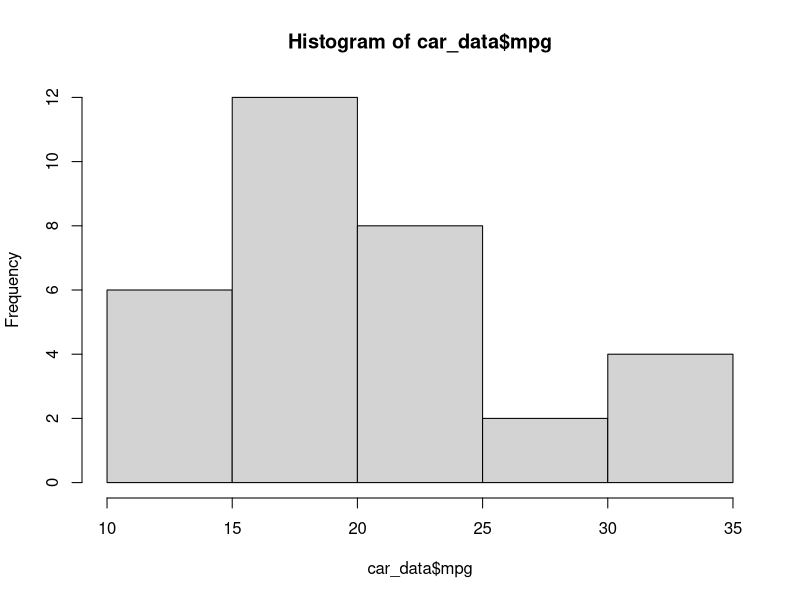
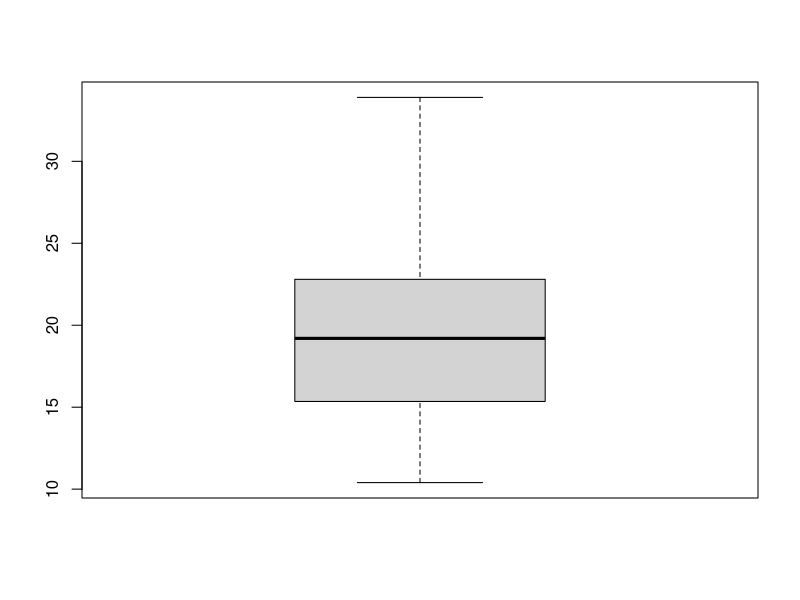

The R source for these figures, in order:
# Statistics Tutorial - Day 2 - Walkthrough

# Created By: Prabesh Dhakal on 11.04.2019 
# Last Edited: 30.04.2019

#### Goals: #### 
#     (i)   recap & tips, 
#     (ii) learn about basic data types
#     (iii) learn about vector objects
#     (iv)  work with real data in R

#--------------------------------#

#### 1. Recap and Tips ####

## ways to get help: function and a special command:
help(print) # using the help()  function
            # objects that print can take
            # arguments that print can take

?plot # using the question mark
 

## get a list of built in functions
builtins()

View(builtins())

## replacing values in objects

a <- 3
print(a)

a <- 5
print(a)

a <- a + 3
print(a)

#--------------------------------#

#### 2. Basic Data Types in R ####

## character or string: anything inside single or double quotes
a <- 'apple'

## numeric: whole numbers and decimal numbers
b <- 1.618

# check what type of object `b` is

typeof(b)
class(b) # numeric

## integers: positive and negative whole numbers 
#             with `L` attached at the end (faster computation)
c <- 3L
d <- -5L

## booleans: logical TRUE or FALSE statements (always capitalized)
e <- TRUE

## missing values: to communicate that no entry exists
f <- NA

#--------------------------------#

#### 3. Vector Objects in R ####

## create a vector object
v <- c(1, 3, 4, 5, 6, 10, 1.4, 0.1, 0.9)

## check how many items are in the vector
length(v)

## get the summary of the vector object
summary(v)

#--------------------------------#

#### 4. Working with Real Data in R ####

## get the `mtcars` dataset and store it in an object called `car_data`
car_data <- mtcars

## what type of object is it? 
typeof(car_data)

## what class of object is it?
class(car_data)

## how is it structured?
str(car_data)

## get a summary of this data set
summary(car_data)

## View the data in a separate tab
View(car_data) # notice the capital `V`

## select row called `mpg` from the `car_data` object by using a dollar `$` sign
car_data$mpg

## create a histogram of `mpg` from `car_data`
hist(car_data$mpg)

## create a box plot of `mpg` from `car_data`
boxplot(car_data$mpg)

